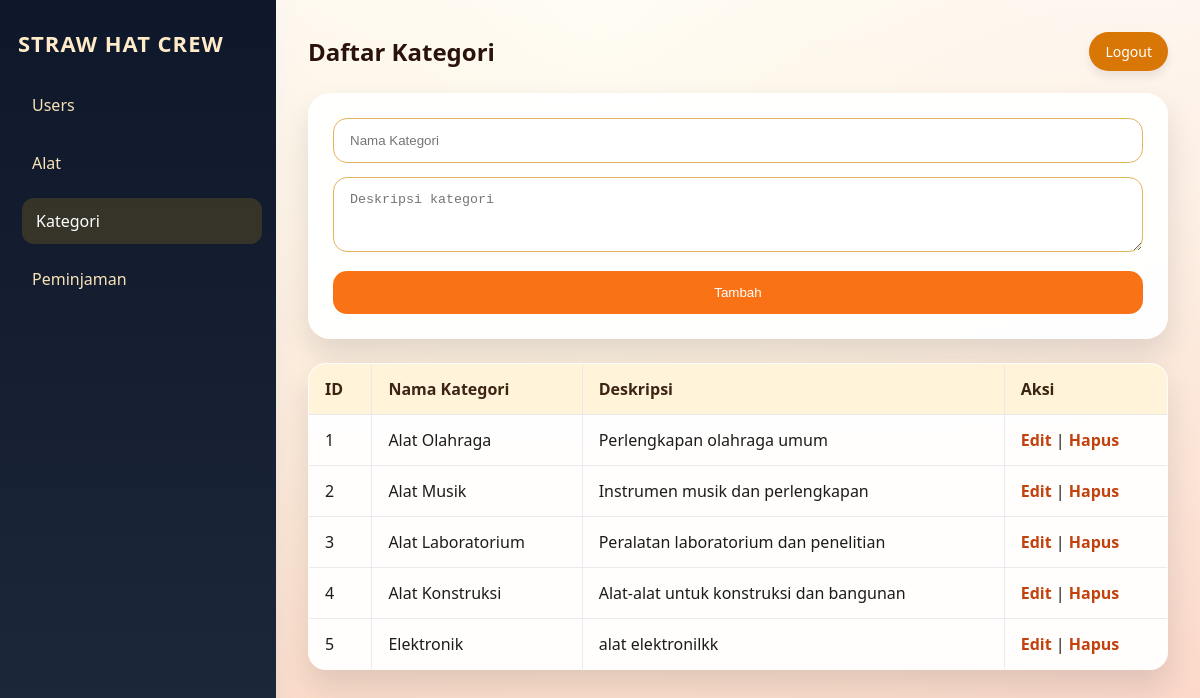
The page /pinjam_toni/public/index.php?page=kategori (signed in) on the database its author committed.
### tables this page shows
CREATE TABLE `kategori` (
  `kategori_id` int(11) NOT NULL,
  `nama_kategori` varchar(50) NOT NULL,
  `deskripsi` text DEFAULT NULL
);

### pinjam_toni/app/core/controller.php (called while the page is built, shortened)
<?php
class Controller {
    public function model($model) {
        require_once __DIR__ . "/model.php";
        return new $model();
    }
    public function view($view, $data = []) {
        require_once __DIR__ . "/../../views/" . $view . ".php";
    }
}

### pinjam_toni/app/controllers/admincontroller.php (called while the page is built, shortened)
<?php
class AdminController extends Controller
{
    public function kategori()
    {
        $kategoriModel = $this->model('Kategori');
        $data['kategori'] = $kategoriModel->getAll();
        $this->view('admin/kategori', $data);
    }
}

### pinjam_toni/app/core/model.php (called while the page is built, shortened)
<?php
class Model {
    protected $db;
    public function __construct() {
        $this->db = new mysqli(DB_HOST, DB_USER, DB_PASS, DB_NAME);
    }
    public function query($sql, $params = [], $single = false) {
        $stmt = $this->db->prepare($sql);
        $stmt->execute();
        $result = $stmt->get_result();
        return $result->fetch_all(MYSQLI_ASSOC);
    }
}

### pinjam_toni/app/models/kategori.php (called while the page is built, shortened)
<?php
class Kategori extends Model {
    public function getAll() {
        return $this->query("SELECT * FROM kategori");
    }
}

### pinjam_toni/views/admin/kategori.php (the view, shortened to what this page needs)
<!DOCTYPE html>
<html>
<head>
    <link rel="stylesheet" href="assets/css/style.css">
</head>
<body>
    <div class="admin-page">
        <?php include __DIR__ . '/sidebar.php'; ?>
        <main class="admin-content">
            <div class="page-header">
                <h2>Daftar Kategori</h2>
                <a class="btn-logout" href="?page=logout">Logout</a>
            </div>
            <?php $isEdit = isset($edit); ?>
            <form method="post" action="">
                <input type="text" name="nama_kategori" placeholder="Nama Kategori" value="<?= $isEdit ? htmlspecialchars($edit['nama_kategori']) : '' ?>" required>
                <textarea name="deskripsi" placeholder="Deskripsi kategori" rows="3"><?= $isEdit ? htmlspecialchars($edit['deskripsi']) : '' ?></textarea>
                <button type="submit"><?= $isEdit ? 'Update' : 'Tambah' ?></button>
            </form>
            <table border="1" cellpadding="8" cellspacing="0">
        <thead>
            <tr>
                <th>ID</th>
                <th>Nama Kategori</th>
                <th>Deskripsi</th>
                <th>Aksi</th>
            </tr>
        </thead>
        <tbody>
        <?php foreach($kategori as $k): ?>
            <tr>
                <td><?= $k['kategori_id'] ?></td>
                <td><?= htmlspecialchars($k['nama_kategori']) ?></td>
                <td><?= htmlspecialchars($k['deskripsi']) ?></td>
                <td>
                    <a href="?page=kategori&edit=<?= $k['kategori_id'] ?>">Edit</a> |
                    <a href="?page=kategori&delete=<?= $k['kategori_id'] ?>" onclick="return confirm('Yakin?')">Hapus</a>
                </td>
            </tr>
        <?php endforeach ?>
        </tbody>
    </table>
        </main>
    </div>
</body>
</html>

### pinjam_toni/public/assets/css/style.css (style rules this page uses)
body { font-family: 'Segoe UI', Tahoma, Geneva, Verdana, sans-serif; background: radial-gradient(circle at top center, #ffdd77 0%, #f4b740 20%, #f05a28 100%); margin: 0; padding: 0; color: #1e1b18; }
.admin-page { display: flex; min-height: 100vh; }
.admin-content { flex: 1; padding: 32px; background: linear-gradient(180deg, rgba(255,255,255,0.92) 0%, rgba(255,255,255,0.72) 100%); }
.page-header { display: flex; justify-content: space-between; align-items: center; margin-bottom: 22px; }
.page-header h2 { margin: 0; color: #2b130a; text-shadow: 1px 1px 0 rgba(255, 255, 255, 0.5); }
.btn-logout, .btn-secondary { display: inline-block; padding: 10px 16px; border-radius: 999px; text-decoration: none; color: #fff; background: #d97706; font-size: 14px; box-shadow: 0 6px 10px rgba(0, 0, 0, 0.08); }
form { background: rgba(255, 255, 255, 0.95); padding: 24px; border-radius: 22px; box-shadow: 0 16px 30px rgba(15, 23, 42, 0.12); margin-bottom: 24px; border: 1px solid rgba(255, 255, 255, 0.6); }
form input, form select, form button, form textarea { width: 100%; max-width: 100%; box-sizing: border-box; }
form input, form select, form textarea { margin-bottom: 14px; padding: 14px 16px; border: 1px solid #e2b45c; border-radius: 14px; background: rgba(255, 255, 255, 0.96); color: #1d1a18; }
form textarea { resize: vertical; }
form button { background: #f97316; color: #fff; border: none; cursor: pointer; padding: 14px 18px; border-radius: 14px; transition: transform 0.2s ease, box-shadow 0.2s ease; }
table { width: 100%; border-collapse: collapse; background: rgba(255, 255, 255, 0.96); box-shadow: 0 16px 30px rgba(15, 23, 42, 0.12); border-radius: 18px; overflow: hidden; }
table th, table td { border: 1px solid rgba(229, 231, 235, 0.8); padding: 14px 16px; text-align: left; }
table th { background: rgba(251, 191, 36, 0.16); color: #3c2415; }
table a { color: #b45309; text-decoration: none; font-weight: 600; }
body a { color: #c2410c; }

### rows shown on the page
kategori: kategori_id "1", nama_kategori "Alat Olahraga", deskripsi "Perlengkapan olahraga umum"
kategori: kategori_id "2", nama_kategori "Alat Musik", deskripsi "Instrumen musik dan perlengkapan"
kategori: kategori_id "3", nama_kategori "Alat Laboratorium", deskripsi "Peralatan laboratorium dan penelitian"
kategori: kategori_id "4", nama_kategori "Alat Konstruksi", deskripsi "Alat-alat untuk konstruksi dan bangunan"
kategori: kategori_id "5", nama_kategori "Elektronik", deskripsi "alat elektronilkk"
